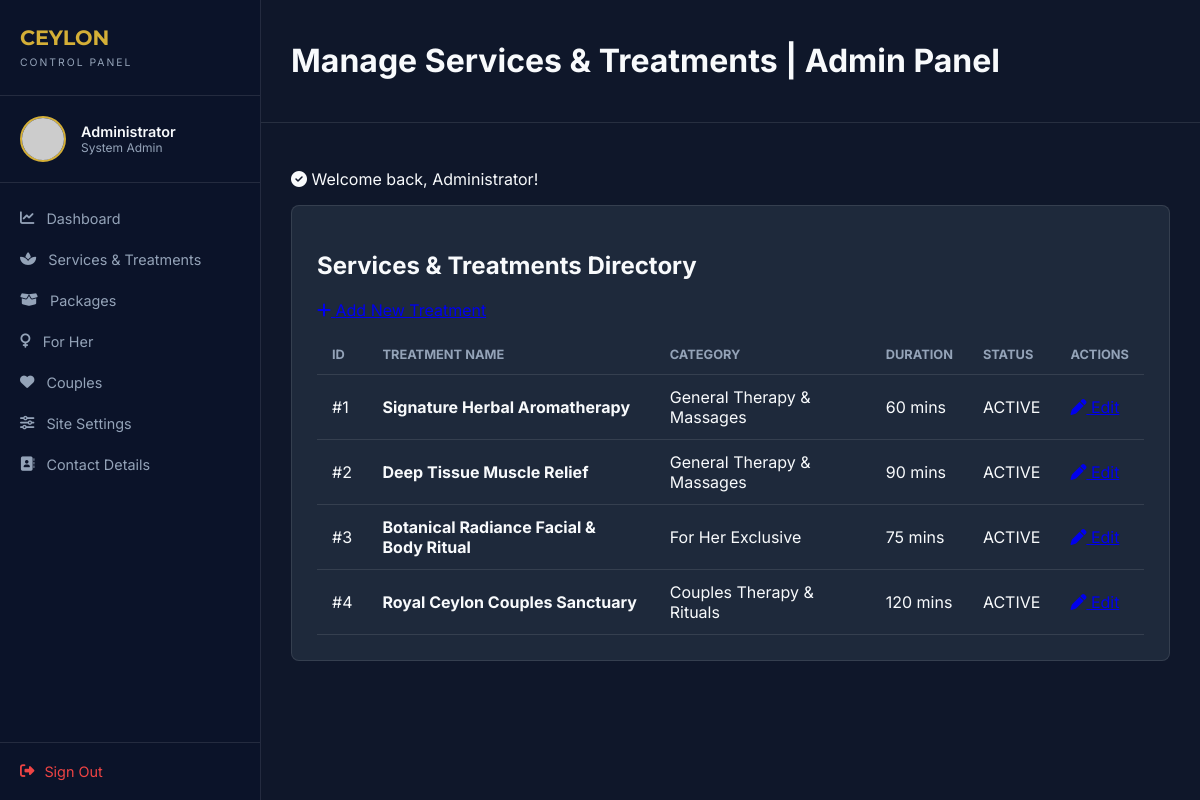
Screenshot of /admin_couples.php (signed in) with the database file from the repository.
### tables this page shows
CREATE TABLE IF NOT EXISTS `services` (
    `id` INT UNSIGNED AUTO_INCREMENT PRIMARY KEY,
    `category_id` INT UNSIGNED NOT NULL,
    `name` VARCHAR(150) NOT NULL,
    `slug` VARCHAR(150) NOT NULL UNIQUE,
    `short_description` VARCHAR(255) NULL,
    `description` TEXT NULL,
    `duration_minutes` INT UNSIGNED DEFAULT 60,
    `image` VARCHAR(255) NULL,
    `status` ENUM('ACTIVE', 'INACTIVE') DEFAULT 'ACTIVE',
    `display_order` INT DEFAULT 0,
    `created_at` TIMESTAMP DEFAULT CURRENT_TIMESTAMP,
    `updated_at` TIMESTAMP DEFAULT CURRENT_TIMESTAMP ON UPDATE CURRENT_TIMESTAMP,
    CONSTRAINT `fk_services_category` FOREIGN KEY (`category_id`) 
        REFERENCES `service_categories` (`id`) ON DELETE CASCADE ON UPDATE CASCADE
);

CREATE TABLE IF NOT EXISTS `service_categories` (
    `id` INT UNSIGNED AUTO_INCREMENT PRIMARY KEY,
    `code` VARCHAR(50) NOT NULL UNIQUE,
    `name` VARCHAR(100) NOT NULL,
    `description` TEXT NULL,
    `display_order` INT DEFAULT 0,
    `created_at` TIMESTAMP DEFAULT CURRENT_TIMESTAMP
);

### controllers/AdminServiceController.php (called while the page is built, shortened)
<?php
class AdminServiceController
{
    private ServiceBLL $serviceBLL;
    public function __construct()
    {
        $this->serviceBLL = new ServiceBLL();
    }
    public function index(): void
    {
        $services = $this->serviceBLL->getPublicServices();
        require BASE_PATH . '/views/admin/services/index.php';
    }
}

### admin_couples.php (called while the page is built, shortened)
<?php
require_once __DIR__ . '/config/init.php';
$controller = new AdminServiceController();
$controller->index();

### helpers/url_helper.php (called while the page is built, shortened)
<?php
function baseUrl(string $path = ''): string
{
    $cleanPath = ltrim($path, '/');
    if (isset($_SERVER['HTTP_HOST'])) {
        $scriptName = $_SERVER['SCRIPT_NAME'] ?? ($_SERVER['PHP_SELF'] ?? '');
        $dir = rtrim(str_replace('\\', '/', dirname($scriptName)), '/');
        if ($dir !== '' && $dir !== '.') {
            return $dir . ($cleanPath ? '/' . $cleanPath : '');
        }
        return $cleanPath ? $cleanPath : './';
    }
    return rtrim(BASE_URL, '/') . ($cleanPath ? '/' . $cleanPath : '');
}

### config/init.php (called while the page is built, shortened)
<?php
require_once BASE_PATH . '/helpers/env_helper.php';
require_once __DIR__ . '/db.php';
spl_autoload_register(function (string $className): void {
    $dirs = [
        BASE_PATH . '/controllers/',
        BASE_PATH . '/bll/',
        BASE_PATH . '/dal/',
        BASE_PATH . '/services/'
    ];
    foreach ($dirs as $dir) {
        $file = $dir . $className . '.php';
        if (file_exists($file)) {
            return;
        }
    }
});
require_once BASE_PATH . '/helpers/common_helper.php';
require_once BASE_PATH . '/helpers/url_helper.php';

### helpers/env_helper.php (called while the page is built, shortened)
<?php
if (!function_exists('env')) {
    function env(string $key, mixed $default = null): mixed
    {
        $value = getenv($key);
        if ($value === false) {
            $value = $_ENV[$key] ?? $_SERVER[$key] ?? $default;
        }
        return $value;
    }
}

### config/db.php (called while the page is built, shortened)
<?php
class Database
{
    private static ?PDO $instance = null;
    public static function getConnection(): PDO
    {
        if (self::$instance === null) {
            $host = (string)env('DB_HOST', 'localhost');
            $port = (int)env('DB_PORT', 3306);
            $dbName = (string)env('DB_DATABASE', 'ceylon_therapist');
            $username = (string)env('DB_USERNAME', 'root');
            $password = (string)env('DB_PASSWORD', '');
            $charset = (string)env('DB_CHARSET', 'utf8mb4');
            $dsn = sprintf(
                "mysql:host=%s;port=%d;dbname=%s;charset=%s",
                $host,
                $port,
                $dbName,
                $charset
            );
            $options = [
                PDO::ATTR_ERRMODE => PDO::ERRMODE_EXCEPTION,
                PDO::ATTR_DEFAULT_FETCH_MODE => PDO::FETCH_ASSOC,
                PDO::ATTR_EMULATE_PREPARES => false,
                PDO::MYSQL_ATTR_INIT_COMMAND => "SET NAMES " . $charset
            ];
            try {
                self::$instance = new PDO($dsn, $username, $password, $options);
            } catch (PDOException $e) {
                if (defined('ENVIRONMENT') && ENVIRONMENT === 'development') {
                    throw new Exception("Database Connection Error: " . $e->getMessage(), (int)$e->getCode());
                } else {
                    throw new Exception("A database error occurred. Please try again later.", 500);
                }
            }
        }
        return self::$instance;
    }
}

### bll/ServiceBLL.php (called while the page is built, shortened)
<?php
class ServiceBLL
{
    private ServiceDAL $serviceDAL;
    public function __construct()
    {
        $this->serviceDAL = new ServiceDAL();
    }
    public function getPublicServices(): array
    {
        return $this->serviceDAL->getAllActive();
    }
}

### dal/ServiceDAL.php (called while the page is built, shortened)
<?php
class ServiceDAL
{
    private PDO $db;
    public function __construct()
    {
        $this->db = Database::getConnection();
    }
    public function getAllActive(): array
    {
        $sql = "SELECT s.*, c.name AS category_name, c.code AS category_code
                FROM services s
                LEFT JOIN service_categories c ON s.category_id = c.id
                WHERE s.status = 'ACTIVE'
                ORDER BY s.display_order ASC, s.id DESC";
        $stmt = $this->db->prepare($sql);
        $stmt->execute();
        return $stmt->fetchAll();
    }
}

### helpers/common_helper.php (called while the page is built, shortened)
<?php
function e(?string $value): string
{
    return htmlspecialchars((string)($value ?? ''), ENT_QUOTES, 'UTF-8');
}

### views/admin/services/index.php (the view)
<?php require BASE_PATH . '/views/partials/admin-header.php'; ?>
<?php require BASE_PATH . '/views/partials/admin-sidebar.php'; ?>
<div class="admin-panel-card">
    <div class="card-header-flex">
        <h2>Services & Treatments Directory</h2>
        <a href="<?= baseUrl('admin_service_create.php') ?>" class="btn-admin-action">
            <i class="fa-solid fa-plus"></i> Add New Treatment
        </a>
    </div>
    <div class="table-responsive mt-20">
        <table class="admin-table">
            <thead>
                <tr>
                    <th>ID</th>
                    <th>Treatment Name</th>
                    <th>Category</th>
                    <th>Duration</th>
                    <th>Status</th>
                    <th>Actions</th>
                </tr>
            </thead>
            <tbody>
                <?php if (!empty($services)): ?>
                    <?php foreach ($services as $service): ?>
                        <tr>
                            <td>#<?= e((string)$service['id']) ?></td>
                            <td><strong><?= e($service['name']) ?></strong></td>
                            <td><?= e($service['category_name'] ?? 'General') ?></td>
                            <td><?= e((string)$service['duration_minutes']) ?> mins</td>
                            <td><span class="status-pill status-active"><?= e($service['status']) ?></span></td>
                            <td>
                                <a href="<?= baseUrl('admin_service_edit.php?id=' . $service['id']) ?>" class="btn-sm btn-edit"><i class="fa-solid fa-pen"></i> Edit</a>
                            </td>
                        </tr>
                    <?php endforeach; ?>
                <?php else: ?>
                    <tr>
                        <td colspan="6" class="text-center">No services found in database. Seed data script available in <code>/database/seed.sql</code>.</td>
                    </tr>
                <?php endif; ?>
            </tbody>
        </table>
    </div>
</div>
<?php require BASE_PATH . '/views/partials/admin-footer.php'; ?>

### assets/css/admin.css (style rules this page uses)
:root { --admin-bg: #0f172a; --admin-card-bg: #1e293b; --admin-sidebar-bg: #0b1329; --admin-text-main: #f8fafc; --admin-text-muted: #94a3b8; --admin-accent-burgundy: #8b0000; --admin-accent-gold: #d4af37; --admin-border: rgba(255, 255, 255, 0.1); --font-admin-heading: 'Montserrat', sans-serif; --font-admin-body: 'Inter', sans-serif; }
body.admin-body { background-color: var(--admin-bg); color: var(--admin-text-main); font-family: var(--font-admin-body); margin: 0; }
.admin-panel-card { background: var(--admin-card-bg); border: 1px solid var(--admin-border); padding: 25px; border-radius: 8px; }
.admin-table { width: 100%; border-collapse: collapse; margin-top: 15px; }
.admin-table th, .admin-table td { padding: 12px 15px; text-align: left; border-bottom: 1px solid var(--admin-border); }
.admin-table th { color: var(--admin-text-muted); font-size: 0.8rem; text-transform: uppercase; }

### rows the page displays
services: id "1", name "Signature Herbal Aromatherapy", category.name "General Therapy & Massages", duration_minutes "60", status "ACTIVE"
services: id "2", name "Deep Tissue Muscle Relief", category.name "General Therapy & Massages", duration_minutes "90", status "ACTIVE"
services: id "3", name "Botanical Radiance Facial & Body Ritual", category.name "For Her Exclusive", duration_minutes "75", status "ACTIVE"
services: id "4", name "Royal Ceylon Couples Sanctuary", category.name "Couples Therapy & Rituals", duration_minutes "120", status "ACTIVE"

### other values shown
$admin['name'] "Administrator"
$pageTitle "Manage Services & Treatments | Admin Panel"
$msg "Welcome back, Administrator!"
